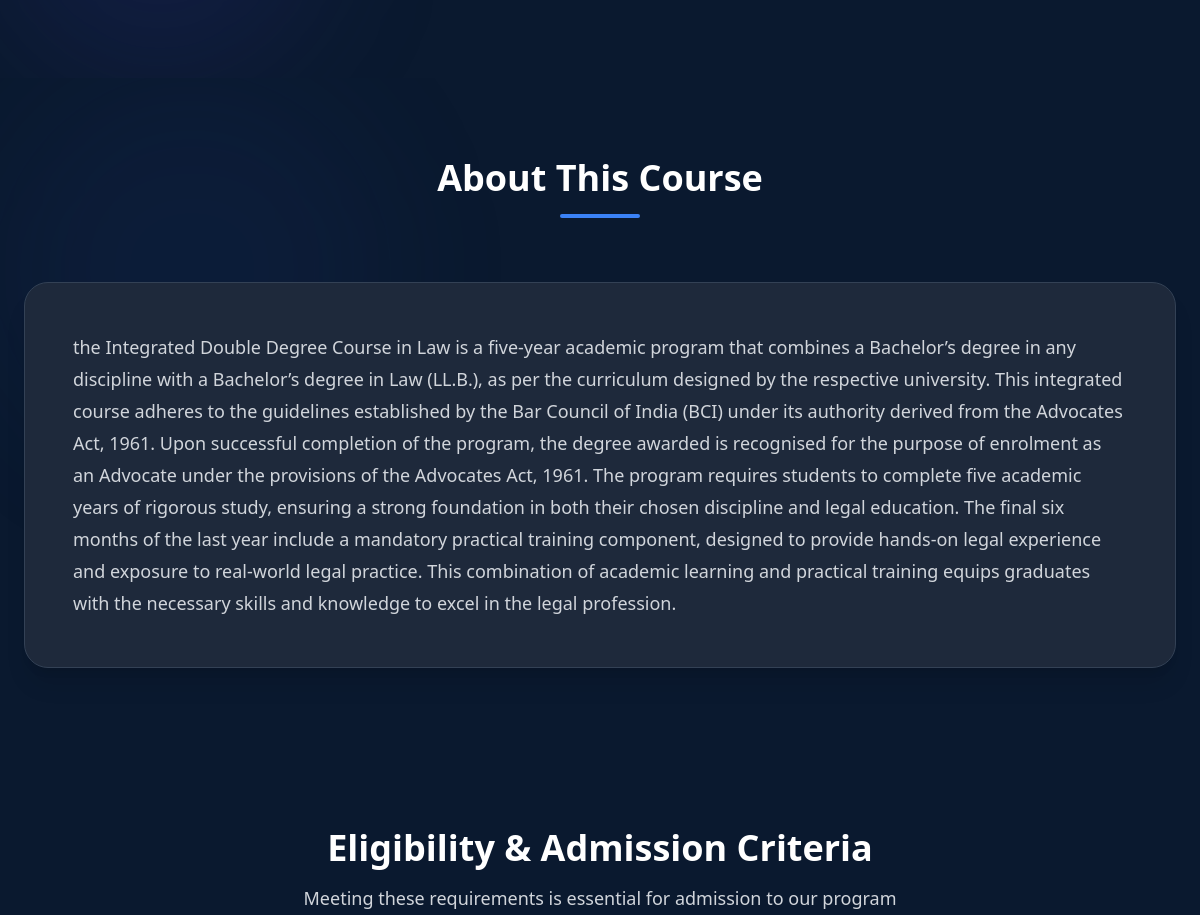
/fiveyears/1 (middle part), run on an earlier commit of the app's database.
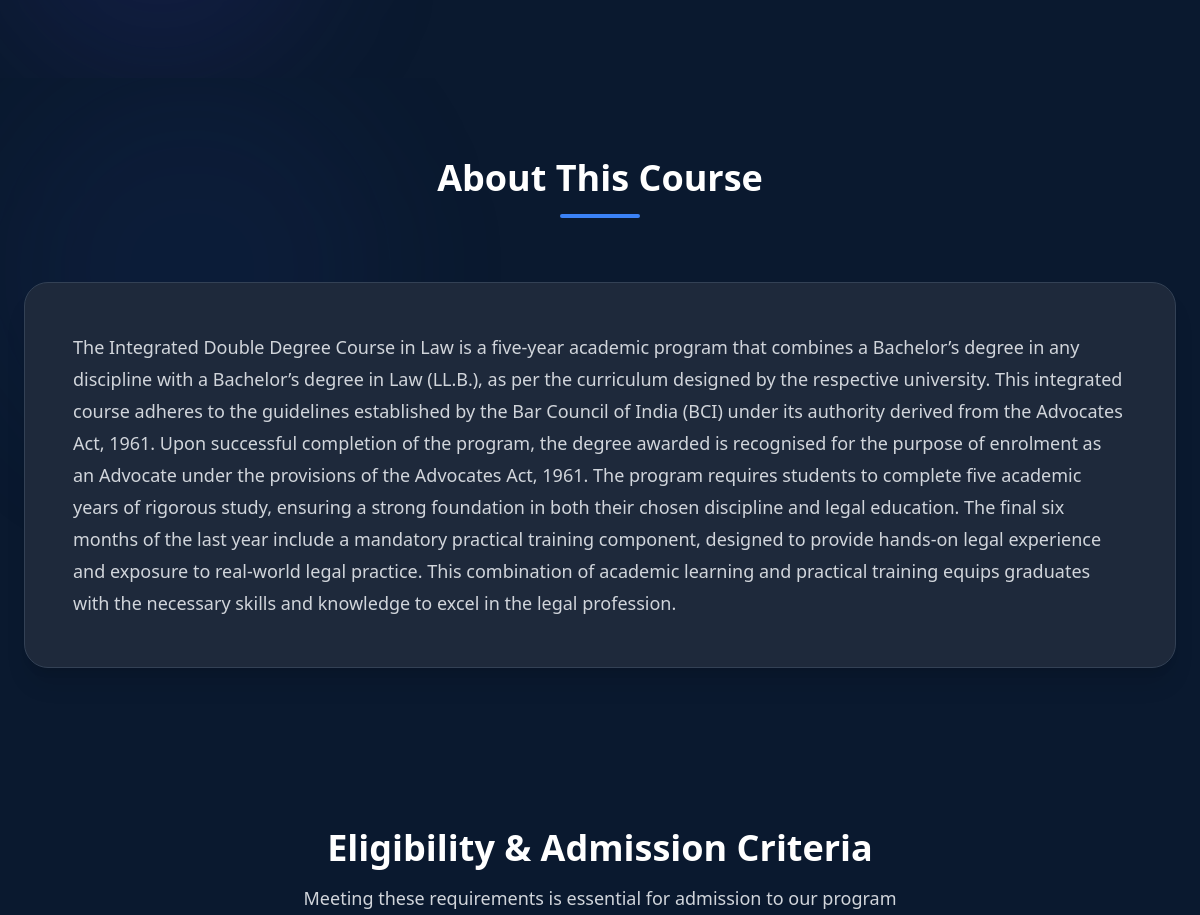
And on a later commit of the database.
### ilahia_app/models.py (models this page shows)
class Courses(models.Model):
    image = models.ImageField(upload_to='course_images/')
    course=models.CharField(max_length=200)
    description = models.TextField()
    duration=models.CharField(max_length=200)
    about=models.TextField()
    class Meta:
        verbose_name = "Course"
        verbose_name_plural = "Courses"

### ilahia_app/views.py (the view)
# urls.py: path("fiveyears/<int:id>", views.fiveyears, name="fiveyears"),
def fiveyears(request,id):
    details=Courses.objects.get(id=id)
    context={
        'details':details,
        }
    return render(request, "fiveyears.html",context)

### templates/fiveyears.html (shortened to what this page needs)
<!DOCTYPE html>
<html lang="en">
<head>
  <script src="https://cdn.tailwindcss.com"></script>
  <link rel="stylesheet" href="https://cdn.jsdelivr.net/npm/bootstrap-icons@1.11.1/font/bootstrap-icons.css">
  <link rel="stylesheet" href="https://cdnjs.cloudflare.com/ajax/libs/font-awesome/6.4.2/css/all.min.css">
</head>
<body class="bg-[#0A192F] text-gray-200">
  <section class="relative py-20 bg-[#0A192F] overflow-hidden">
  </section>
  <section class="py-20 bg-[#0A192F] relative overflow-hidden">
    <div class="absolute top-0 left-0 w-96 h-96 bg-blue-900/10 rounded-full blur-3xl"></div>
    <div class="relative max-w-7xl mx-auto px-6">
      <div class="text-center max-w-3xl mx-auto mb-16">
        <h2 class="text-4xl font-black text-white mb-4">About This Course</h2>
        <div class="w-20 h-1 bg-blue-500 mx-auto rounded-full"></div>
      </div>
      <div class="bg-slate-800 rounded-3xl p-8 md:p-12 border border-slate-700 shadow-xl">
        <p class="text-gray-300 leading-8 text-lg">
          {{details.about}}
        </p>
      </div>
    </div>
  </section>
  <section class="py-20 bg-[#0A192F] relative overflow-hidden">
    <div class="relative max-w-7xl mx-auto px-6">
      <div class="text-center max-w-3xl mx-auto mb-16">
        <h2 class="text-4xl font-black text-white mb-4">Eligibility & Admission Criteria</h2>
        <p class="text-gray-300 text-lg">Meeting these requirements is essential for admission to our program</p>
      </div>
    </div>
  </section>
</body>
</html>
</body>
</html>

### templates/fiveyears.html (style rules this page uses)
html, body { margin: 0; padding: 0; overflow-x: hidden; }

What changed in the data, as far as the page shows it:
changed Courses: about "the Integrated Double Degree Course…" → "The Integrated Double Degree Course…"
